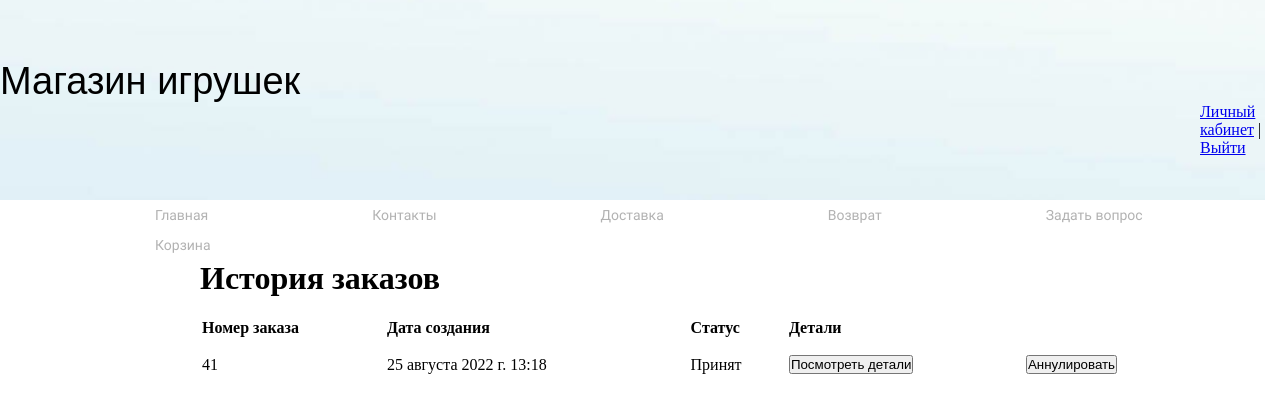
/user/user/3/ (signed in), run on an earlier commit of the app's database.
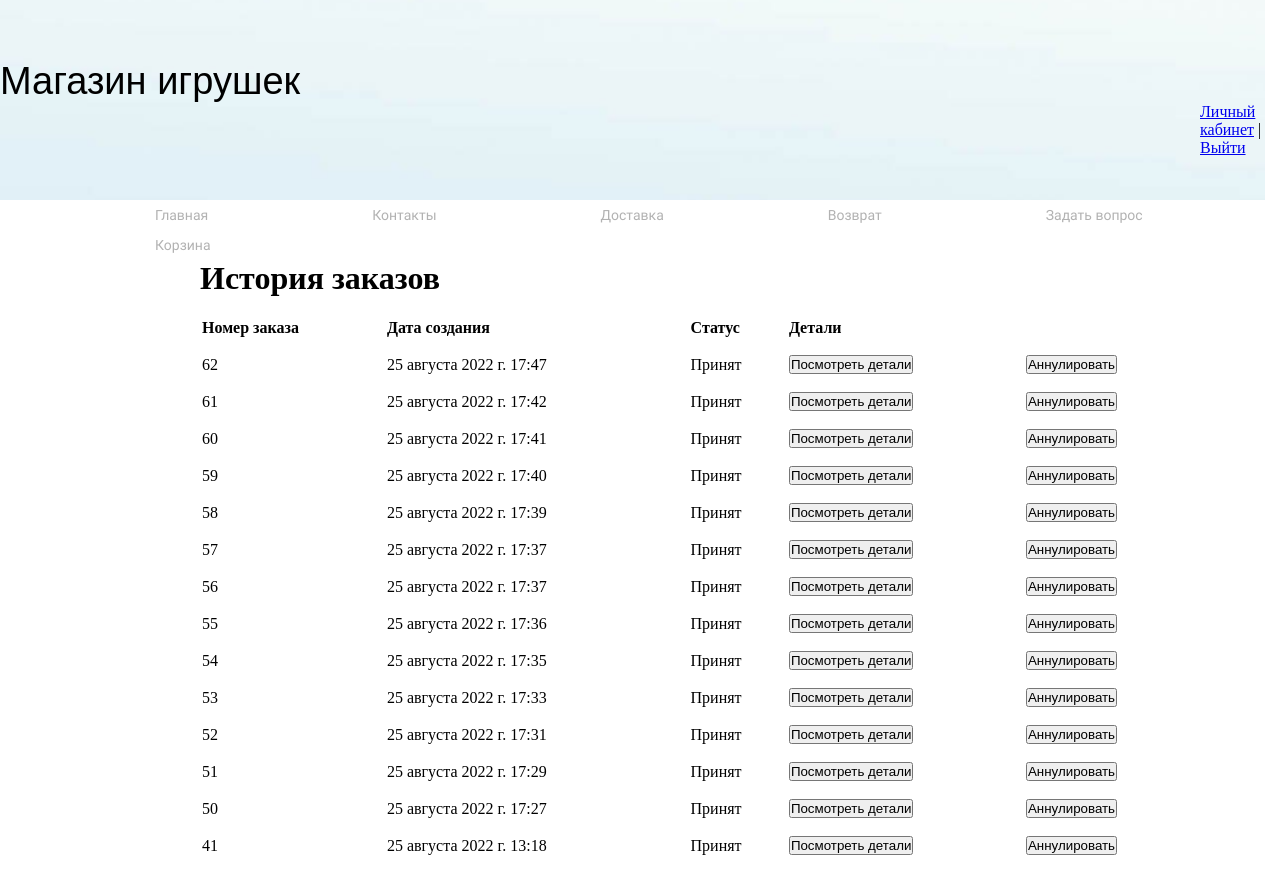
And on a later commit of the database.
### orders/models.py (models this page shows, shortened)
class Order(models.Model):
    PAYMENT_METHOD = (
        ('1', 'Оплата картой на сайте'),
        ('2', 'Оплата картой при получении'),
        ('3', 'Оплата наличными при получении')
    )
    ORDER_STATUS = (
        ('1', 'Принят'),
        ('2', 'Собран'),
        ('3', 'Передан курьеру'),
        ('4', 'Доставлен'),
        ('5', 'Аннулирован')
    )
    user = models.ForeignKey('user.User', on_delete=models.CASCADE, verbose_name='Пользователь',
                             related_name="user_basket")
    address = models.CharField(max_length=250)
    city = models.CharField(max_length=100)
    created = models.DateTimeField(auto_now_add=True)
    paid = models.CharField('метод оплаты', max_length=100, choices=PAYMENT_METHOD, default='1')
    order_status = models.CharField('Статус Заказа', max_length=100, choices=ORDER_STATUS, default='1')
    class Meta:
        ordering = ('-created',)
        verbose_name = 'Заказ'
        verbose_name_plural = 'Заказы'

### user/views.py (the view)
# urls.py: path('user/<int:pk>/', user_room, name='user_room'),
@login_required
def user_room(request, pk):
    if request.user.id == pk:
        orders = Order.objects.filter(user_id=pk)
        return render(request, 'user/user_room.html', {'orders': orders, 'user_id': request.user.id})
    else:
        return redirect('user:login_view')

### cart/context_processors.py (called while the page is built)
def cart(request):
    return {'cart': Cart(request)}

### user/templates/user/user_room.html
{% extends 'orders/base.html' %}
{% block content %}
{% if orders %}
<h1 class="user_room">История заказов</h1>
<table class="cart_user_detail">
    <thead>
      <tr class="spaceUnder">
        <th>Номер заказа</th>
        <th>Дата создания</th>
        <th>Статус</th>
        <th>Детали</th>
        <th> </th>
      </tr>
    </thead>
     <tbody>
     {% for order in orders %}
    <tr class="spaceUnder">
        <td>{{order.id}}</td>
        <td>{{order.created}}</td>
        <td>{{ order.get_order_status_display }}</td>
        <td><form action="{% url 'user:user_order_detail' order.id %}">
            <button type="submit">Посмотреть детали</button>
            </form></td>
        <td><form action="{% url 'user:order_cancel' order.id %}">
            <button type="submit">Аннулировать</button>
            </form></td>
    </tr>
     {% endfor %}
    </tbody>
</table>
{% else %}
<p class="user_room_order">У Вас нет пока заказов</p>
{% endif %}
{% endblock %}

What changed in the data, as far as the page shows it:
added Order: id "62", created "25 августа 2022 г. 17:47", order_status "Принят"
added Order: id "61", created "25 августа 2022 г. 17:42", order_status "Принят"
added Order: id "60", created "25 августа 2022 г. 17:41", order_status "Принят"
added Order: id "59", created "25 августа 2022 г. 17:40", order_status "Принят"
added Order: id "58", created "25 августа 2022 г. 17:39", order_status "Принят"
added Order: id "57", created "25 августа 2022 г. 17:37", order_status "Принят"
added Order: id "56", created "25 августа 2022 г. 17:37", order_status "Принят"
added Order: id "55", created "25 августа 2022 г. 17:36", order_status "Принят"
added Order: id "54", created "25 августа 2022 г. 17:35", order_status "Принят"
added Order: id "53", created "25 августа 2022 г. 17:33", order_status "Принят"
added Order: id "52", created "25 августа 2022 г. 17:31", order_status "Принят"
added Order: id "51", created "25 августа 2022 г. 17:29", order_status "Принят"
added Order: id "50", created "25 августа 2022 г. 17:27", order_status "Принят"
